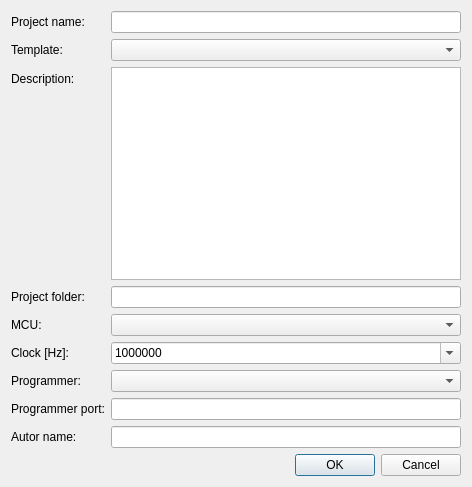
<?xml version="1.0" encoding="UTF-8"?>
<ui version="4.0">
 <class>newProjectDialog</class>
 <widget class="QDialog" name="newProjectDialog">
  <property name="geometry">
   <rect>
    <x>0</x>
    <y>0</y>
    <width>472</width>
    <height>487</height>
   </rect>
  </property>
  <property name="sizePolicy">
   <sizepolicy hsizetype="Preferred" vsizetype="Preferred">
    <horstretch>0</horstretch>
    <verstretch>0</verstretch>
   </sizepolicy>
  </property>
  <property name="windowTitle">
   <string>New project</string>
  </property>
  <property name="windowIcon">
   <iconset>
    <normaloff>ucdevelop.png</normaloff>ucdevelop.png</iconset>
  </property>
  <property name="locale">
   <locale language="English" country="UnitedStates"/>
  </property>
  <layout class="QFormLayout" name="formLayout">
   <item row="1" column="0">
    <widget class="QLabel" name="label">
     <property name="text">
      <string>Project name:</string>
     </property>
    </widget>
   </item>
   <item row="1" column="1">
    <widget class="QLineEdit" name="projectNameEdit"/>
   </item>
   <item row="3" column="0">
    <widget class="QLabel" name="label_2">
     <property name="text">
      <string>Template:</string>
     </property>
    </widget>
   </item>
   <item row="3" column="1">
    <widget class="QComboBox" name="templateComboBox">
     <property name="sizePolicy">
      <sizepolicy hsizetype="MinimumExpanding" vsizetype="Fixed">
       <horstretch>0</horstretch>
       <verstretch>0</verstretch>
      </sizepolicy>
     </property>
    </widget>
   </item>
   <item row="4" column="0">
    <widget class="QLabel" name="label_7">
     <property name="text">
      <string>Description:</string>
     </property>
    </widget>
   </item>
   <item row="4" column="1">
    <widget class="QTextEdit" name="descriptionTextEdit">
     <property name="minimumSize">
      <size>
       <width>0</width>
       <height>100</height>
      </size>
     </property>
     <property name="maximumSize">
      <size>
       <width>16777215</width>
       <height>16777215</height>
      </size>
     </property>
     <property name="readOnly">
      <bool>true</bool>
     </property>
    </widget>
   </item>
   <item row="5" column="0">
    <widget class="QLabel" name="label_6">
     <property name="text">
      <string>Project folder:</string>
     </property>
    </widget>
   </item>
   <item row="7" column="0">
    <widget class="QLabel" name="label_3">
     <property name="text">
      <string>MCU:</string>
     </property>
    </widget>
   </item>
   <item row="7" column="1">
    <widget class="QComboBox" name="mcuComboBox">
     <property name="sizePolicy">
      <sizepolicy hsizetype="MinimumExpanding" vsizetype="Fixed">
       <horstretch>0</horstretch>
       <verstretch>0</verstretch>
      </sizepolicy>
     </property>
    </widget>
   </item>
   <item row="9" column="0">
    <widget class="QLabel" name="label_5">
     <property name="text">
      <string>Clock [Hz]:</string>
     </property>
    </widget>
   </item>
   <item row="11" column="0">
    <widget class="QLabel" name="label_4">
     <property name="text">
      <string>Programmer:</string>
     </property>
    </widget>
   </item>
   <item row="11" column="1">
    <widget class="QComboBox" name="programmerComboBox">
     <property name="sizePolicy">
      <sizepolicy hsizetype="MinimumExpanding" vsizetype="Fixed">
       <horstretch>0</horstretch>
       <verstretch>0</verstretch>
      </sizepolicy>
     </property>
    </widget>
   </item>
   <item row="12" column="0">
    <widget class="QLabel" name="label_8">
     <property name="text">
      <string>Programmer port:</string>
     </property>
    </widget>
   </item>
   <item row="12" column="1">
    <widget class="QLineEdit" name="portEdit"/>
   </item>
   <item row="14" column="0">
    <widget class="QLabel" name="label_9">
     <property name="text">
      <string>Autor name:</string>
     </property>
    </widget>
   </item>
   <item row="14" column="1">
    <widget class="QLineEdit" name="autorNameEdit"/>
   </item>
   <item row="15" column="1">
    <widget class="QDialogButtonBox" name="buttonBox">
     <property name="orientation">
      <enum>Qt::Horizontal</enum>
     </property>
     <property name="standardButtons">
      <set>QDialogButtonBox::Cancel|QDialogButtonBox::Ok</set>
     </property>
    </widget>
   </item>
   <item row="9" column="1">
    <widget class="QComboBox" name="clockComboBox">
     <property name="editable">
      <bool>true</bool>
     </property>
     <item>
      <property name="text">
       <string>1000000</string>
      </property>
     </item>
     <item>
      <property name="text">
       <string>2000000</string>
      </property>
     </item>
     <item>
      <property name="text">
       <string>4000000</string>
      </property>
     </item>
     <item>
      <property name="text">
       <string>8000000</string>
      </property>
     </item>
     <item>
      <property name="text">
       <string>11059200</string>
      </property>
     </item>
     <item>
      <property name="text">
       <string>16000000</string>
      </property>
     </item>
    </widget>
   </item>
   <item row="5" column="1">
    <widget class="QLineEdit" name="pathToProjectEdit"/>
   </item>
  </layout>
 </widget>
 <resources/>
 <connections/>
</ui>
